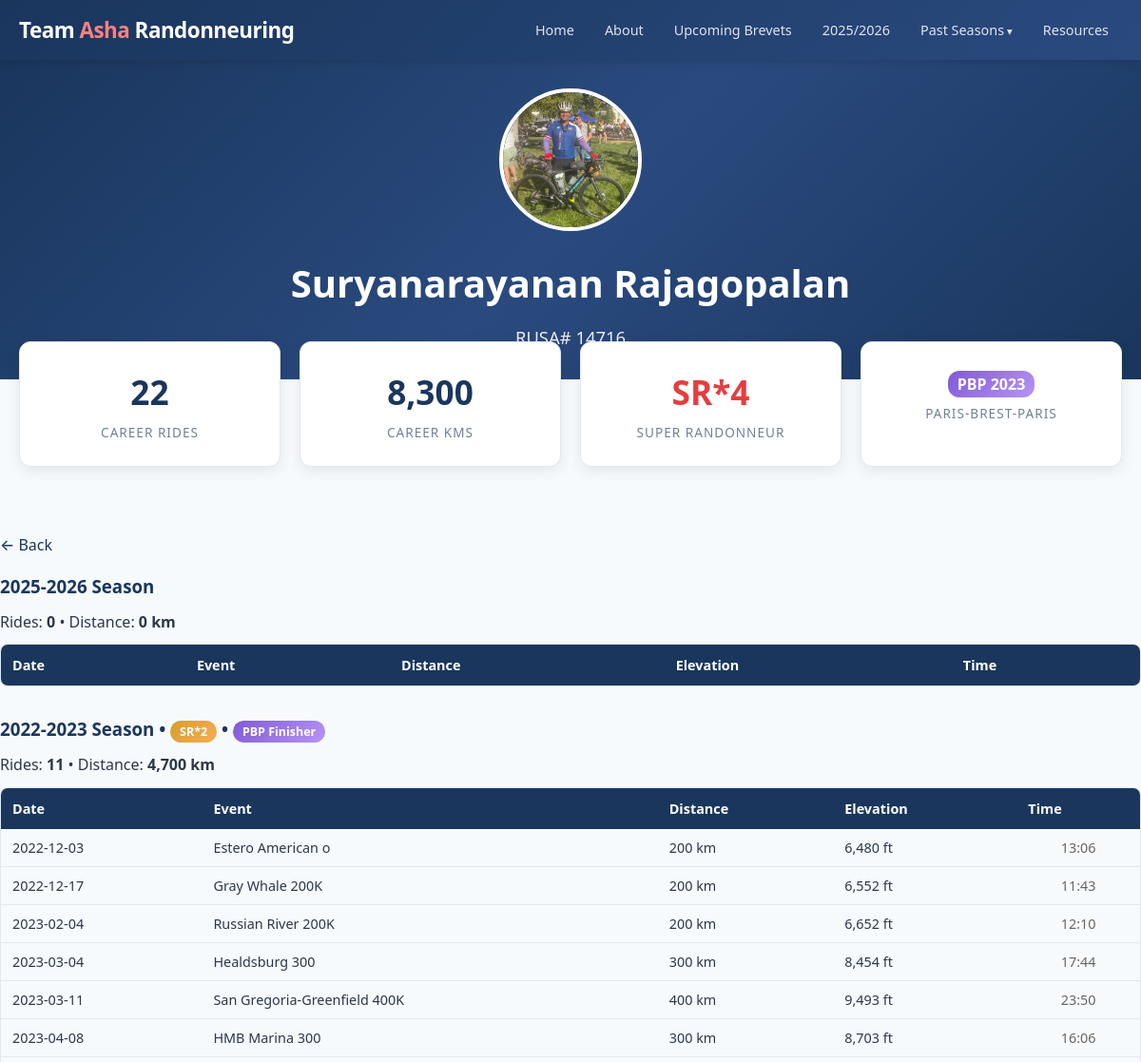
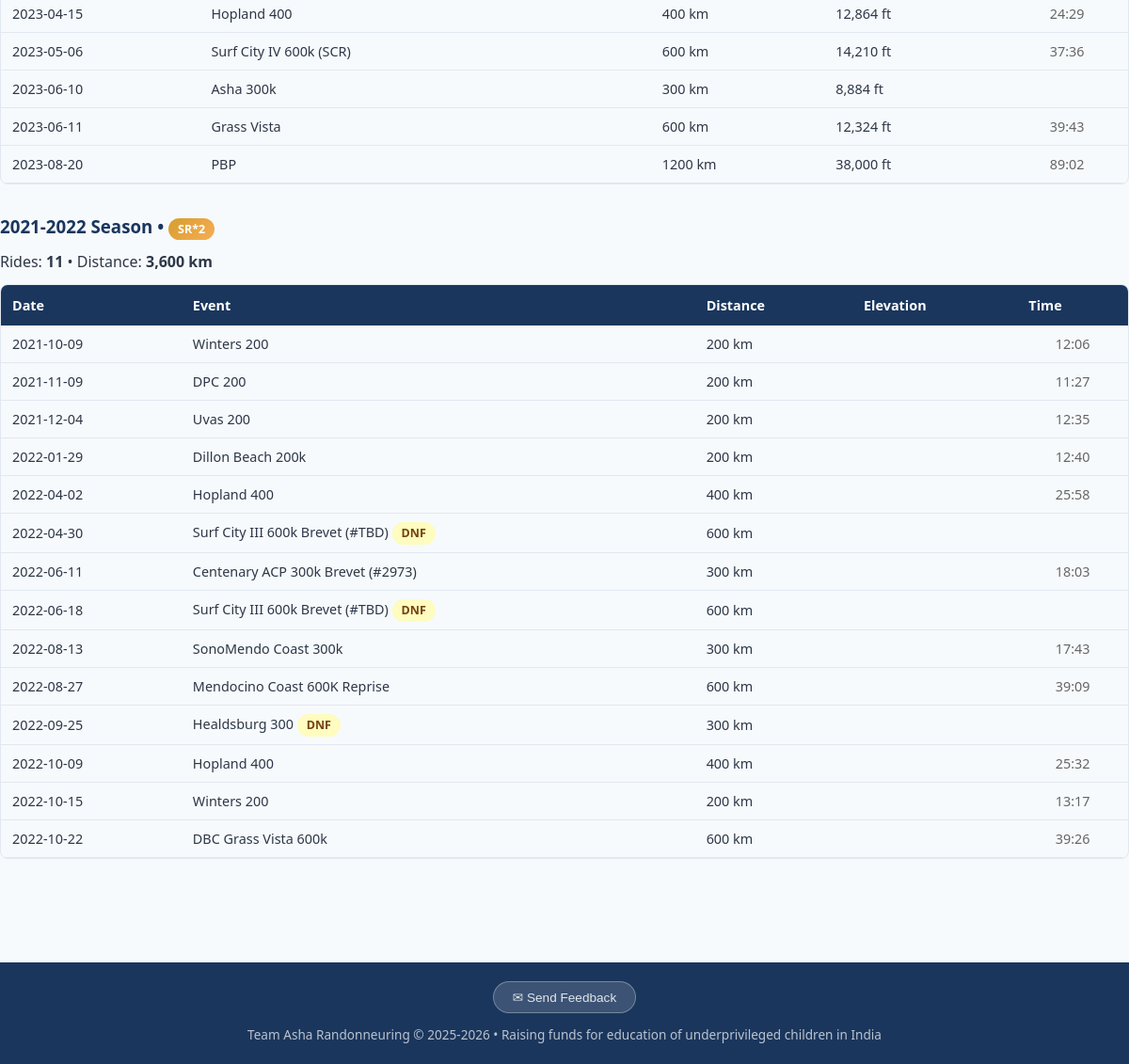
Page /rider/14716 on the committed database (2 pictures, top to bottom).
### tables this page shows
CREATE TABLE season (
        id INTEGER PRIMARY KEY AUTOINCREMENT,
        name TEXT UNIQUE NOT NULL,
        start_date DATE,
        end_date DATE,
        is_current BOOLEAN DEFAULT 0
    );

CREATE TABLE rider_profile (
        rider_id INTEGER PRIMARY KEY REFERENCES rider(id),
        photo_filename TEXT,
        bio TEXT,
        pbp_2023_registered BOOLEAN DEFAULT 0,
        pbp_2023_status TEXT  -- 'Yes', 'DNF', 'DNS', or NULL
    );

CREATE TABLE rider (
        id INTEGER PRIMARY KEY AUTOINCREMENT,
        rusa_id INTEGER UNIQUE NOT NULL,
        first_name TEXT NOT NULL,
        last_name TEXT NOT NULL
    );

CREATE TABLE rider_ride (
        id INTEGER PRIMARY KEY AUTOINCREMENT,
        rider_id INTEGER NOT NULL REFERENCES rider(id),
        ride_id INTEGER NOT NULL REFERENCES ride(id),
        status TEXT NOT NULL DEFAULT '',  -- 'Yes', 'No', 'DNF', 'DNS', 'OTL', 'Maybe', ''
        finish_time TEXT,  -- e.g. '11:11', '38:38'
        UNIQUE(rider_id, ride_id)
    );

CREATE TABLE ride (
        id INTEGER PRIMARY KEY AUTOINCREMENT,
        season_id INTEGER NOT NULL REFERENCES season(id),
        club_id INTEGER REFERENCES club(id),
        name TEXT NOT NULL,
        ride_type TEXT,  -- 'ACP brevet', 'RUSA populaire', 'ACP flèche', 'permanent'
        date DATE NOT NULL,
        distance_km INTEGER NOT NULL,
        elevation_ft INTEGER,
        distance_miles REAL,
        ft_per_mile REAL,
        rwgps_url TEXT,
        rusa_event_id TEXT,
        is_team_ride BOOLEAN DEFAULT 1
    );

### routes/riders.py (the view)
@riders_bp.route('/rider/<int:rusa_id>')
def rider_profile(rusa_id):
    rider = get_rider_by_rusa(rusa_id)
    if not rider:
        abort(404)
    seasons = get_all_seasons()
    current = get_current_season()
    season_data = []
    career_rides = 0
    career_kms = 0
    for s in seasons:
        participation = get_rider_participation(rider['id'], s['id'])
        stats = get_rider_season_stats(rider['id'], s['id'])
        is_cur = current and current['id'] == s['id']
        sr_n = detect_sr_for_rider_season(rider['id'], s['id'], date_filter=is_cur)
        if participation:
            season_data.append({
                'season': s,
                'participation': participation,
                'rides': stats['rides'],
                'kms': stats['kms'],
                'sr_count': sr_n,
                'is_current': is_cur,
            })
            career_rides += stats['rides']
            career_kms += stats['kms']
    total_srs = get_rider_total_srs(rider['id'])
    return render_template('rider_profile.html',
                           rider=rider,
                           season_data=season_data,
                           career_rides=career_rides,
                           career_kms=career_kms,
                           total_srs=total_srs)

### app.py (called while the page is built)
def create_app():
    app = Flask(__name__)
    app.config.from_object(Config)
    db.init_app(app)
    from routes.main import main_bp
    from routes.riders import riders_bp
    from routes.signup import signup_bp
    from routes.admin import admin_bp
    app.register_blueprint(main_bp)
    app.register_blueprint(riders_bp)
    app.register_blueprint(signup_bp, url_prefix='/signup')
    app.register_blueprint(admin_bp, url_prefix='/admin')
    @app.template_filter('commafy')
    def commafy_filter(value):
        try:
            return f"{int(value):,}"
        except (ValueError, TypeError):
            return value
    @app.context_processor
    def inject_helpers():
        from models import get_all_seasons, get_current_season
        return dict(
            seasons=get_all_seasons(),
            current_season=get_current_season(),
        )
    return app

### db.py (called while the page is built)
def get_db():
    if 'db' not in g:
        g.db = sqlite3.connect(current_app.config['DB_PATH'])
        g.db.row_factory = sqlite3.Row
        g.db.execute("PRAGMA foreign_keys = ON")
    return g.db

### models.py (called while the page is built)
def get_all_seasons():
    return get_db().execute("SELECT * FROM season ORDER BY start_date DESC").fetchall()

def get_current_season():
    return get_db().execute("SELECT * FROM season WHERE is_current = 1").fetchone()

def get_rider_by_rusa(rusa_id):
    return get_db().execute("""
        SELECT r.*, rp.photo_filename, rp.bio, rp.pbp_2023_registered, rp.pbp_2023_status
        FROM rider r LEFT JOIN rider_profile rp ON r.id = rp.rider_id
        WHERE r.rusa_id = ?
    """, (rusa_id,)).fetchone()

def get_rider_participation(rider_id, season_id):
    return get_db().execute("""
        SELECT rr.status, rr.finish_time, ri.name as ride_name, ri.date, ri.distance_km,
               ri.elevation_ft, ri.ft_per_mile, ri.rwgps_url, c.code as club_code
        FROM rider_ride rr
        JOIN ride ri ON rr.ride_id = ri.id
        LEFT JOIN club c ON ri.club_id = c.id
        WHERE rr.rider_id = ? AND ri.season_id = ?
        ORDER BY ri.date
    """, (rider_id, season_id)).fetchall()

def get_rider_season_stats(rider_id, season_id):
    row = get_db().execute("""
        SELECT COUNT(*) as rides, COALESCE(SUM(ri.distance_km), 0) as kms
        FROM rider_ride rr
        JOIN ride ri ON rr.ride_id = ri.id
        WHERE rr.rider_id = ? AND ri.season_id = ? AND LOWER(rr.status) = 'yes'
    """, (rider_id, season_id)).fetchone()
    return dict(row) if row else {'rides': 0, 'kms': 0}

### templates/rider_profile.html (shortened to what this page needs)
{% extends "base.html" %}
{% block content %}
<div class="hero" style="padding:30px 20px;">
{% if rider.photo_filename %}
<img src="{{ url_for('static', filename='riders/' + rider.photo_filename) }}" alt="{{ rider.first_name }} {{ rider.last_name }}" style="width:150px;height:150px;border-radius:50%;object-fit:cover;border:4px solid white;margin-bottom:15px;">
{% endif %}
<h1>{{ rider.first_name }} {{ rider.last_name }}</h1>
<p>RUSA# {{ rider.rusa_id }}</p>
</div>
<div class="stats-row">
<div class="stat-card"><div class="number">{{ career_rides }}</div><div class="label">Career Rides</div></div>
<div class="stat-card"><div class="number">{{ career_kms|commafy }}</div><div class="label">Career KMs</div></div>
{% if total_srs > 0 %}
<div class="stat-card"><div class="number" style="color:var(--accent);">{% if total_srs > 1 %}SR*{{ total_srs }}{% else %}SR{% endif %}</div><div class="label">Super Randonneur</div></div>
{% endif %}
{% if rider.pbp_2023_status == 'Yes' %}
<div class="stat-card"><div class="number" style="font-size:1.4rem;"><span class="pbp-badge" style="font-size:1rem;">PBP 2023</span></div><div class="label">Paris-Brest-Paris</div></div>
{% endif %}
</div>
<div class="container section">
<a href="javascript:history.back()" class="back-link">&larr; Back</a>
{% for sd in season_data %}
<div class="season-block">
<h3>{{ sd.season.name }} Season
{% if sd.sr_count > 0 %} &bull; <span class="sr-badge">{% if sd.sr_count > 1 %}SR*{{ sd.sr_count }}{% else %}SR{% endif %}</span>{% endif %}
{% if sd.season.name == '2022-2023' and rider.pbp_2023_status == 'Yes' %} &bull; <span class="pbp-badge">PBP Finisher</span>{% endif %}
</h3>
<p>Rides: <strong>{{ sd.rides }}</strong> &bull; Distance: <strong>{{ sd.kms|commafy }} km</strong></p>
<div class="table-wrap" style="margin-top:10px;">
<table>
<thead><tr><th>Date</th><th>Event</th><th>Distance</th><th>Elevation</th><th>Time</th></tr></thead>
<tbody>
{% for p in sd.participation %}
{% if p.status|lower == 'yes' or p.status|lower == 'dnf' %}
<tr>
<td>{{ p.date }}</td>
<td>{{ p.ride_name }}
{% if p.status|lower == 'dnf' %} <span class="badge badge-dnf">DNF</span>{% endif %}
</td>
<td>{{ p.distance_km }} km</td>
<td>{% if p.elevation_ft %}{{ "{:,}".format(p.elevation_ft) }} ft{% endif %}</td>
<td style="text-align:center;color:#666;">{{ p.finish_time or '' }}</td>
</tr>
{% endif %}
{% endfor %}
</tbody>
</table>
</div>
</div>
{% endfor %}
</div>
{% endblock %}

### templates/base.html (shortened to what this page needs)
<!DOCTYPE html>
<html lang="en">
<head>
<link rel="stylesheet" href="{{ url_for('static', filename='style.css') }}">
</head>
<body>
<header>
<div class="header-inner">
<div class="logo"><a href="{{ url_for('main.index') }}">Team <span>Asha</span> Randonneuring</a></div>
<nav>
    <a href="{{ url_for('main.index') }}" {% if request.endpoint == 'main.index' %}class="active"{% endif %}>Home</a>
    <a href="{{ url_for('main.about') }}" {% if request.endpoint == 'main.about' %}class="active"{% endif %}>About</a>
    {% if current_season %}
    <a href="{{ url_for('riders.upcoming_brevets', season_name=current_season.name) }}" {% if request.endpoint == 'riders.upcoming_brevets' %}class="active"{% endif %}>Upcoming Brevets</a>
    {% endif %}
    {% for s in seasons %}
    {% if s.is_current %}
    {% set is_active = request.view_args.get('season_name') == s.name and request.endpoint == 'riders.season_riders' %}
    <a href="{{ url_for('riders.season_riders', season_name=s.name) }}" {% if is_active %}class="active"{% endif %}>{{ s.name[:4] }}/{{ s.name[5:] }}</a>
    {% endif %}
    {% endfor %}
    <div class="nav-dropdown">
        <a>Past Seasons</a>
    </div>
    <a href="{{ url_for('main.resources') }}" {% if request.endpoint == 'main.resources' %}class="active"{% endif %}>Resources</a>
</nav>
</div>
</header>
{% block content %}{% endblock %}
<footer>
<div class="container">
<div style="margin-bottom:12px;">
<button class="feedback-btn" onclick="document.getElementById('feedback-modal').style.display='flex'">&#x2709; Send Feedback</button>
</div>
Team Asha Randonneuring &copy; 2025-2026 &bull; Raising funds for education of underprivileged children in India
</div>
</footer>
</body>
</html>

### static/style.css (style rules this page uses)
:root { --primary: #1a365d; --accent: #e53e3e; --accent-light: #fc8181; --bg: #f7fafc; --card-bg: #ffffff; --text: #2d3748; --text-light: #718096; --border: #e2e8f0; --success: #38a169; --warning: #d69e2e; --danger: #e53e3e; }
* { margin: 0; padding: 0; box-sizing: border-box; }
body { font-family: 'Segoe UI', system-ui, -apple-system, sans-serif; background: var(--bg); color: var(--text); line-height: 1.6; }
.container { max-width: 1200px; margin: 0 auto; padding: 0 20px; }
header { background: linear-gradient(135deg, var(--primary) 0%, #2a4a7f 100%); color: white; padding: 0; position: sticky; top: 0; z-index: 100; box-shadow: 0 2px 10px rgba(0,0,0,0.15); }
.header-inner { display: flex; align-items: center; justify-content: space-between; padding: 12px 20px; max-width: 1200px; margin: 0 auto; }
.logo { font-size: 1.4rem; font-weight: 700; letter-spacing: -0.5px; }
.logo span { color: var(--accent-light); }
.logo a { color: inherit; text-decoration: none; }
nav { display: flex; gap: 4px; flex-wrap: wrap; }
nav a { color: rgba(255,255,255,0.85); text-decoration: none; padding: 8px 14px; border-radius: 6px; font-size: 0.9rem; font-weight: 500; transition: all 0.2s; }
.hero { background: linear-gradient(135deg, var(--primary) 0%, #2a4a7f 50%, #1a365d 100%); color: white; padding: 60px 20px; text-align: center; }
.hero h1 { font-size: 2.5rem; margin-bottom: 10px; font-weight: 800; }
.hero p { font-size: 1.15rem; opacity: 0.9; max-width: 700px; margin: 0 auto; }
.stats-row { display: grid; grid-template-columns: repeat(auto-fit, minmax(180px, 1fr)); gap: 20px; margin: -40px auto 30px; padding: 0 20px; max-width: 1200px; position: relative; z-index: 10; }
.stat-card { background: var(--card-bg); border-radius: 12px; padding: 24px; text-align: center; box-shadow: 0 4px 15px rgba(0,0,0,0.08); border: 1px solid var(--border); }
.stat-card .number { font-size: 2.2rem; font-weight: 800; color: var(--primary); }
.stat-card .label { font-size: 0.85rem; color: var(--text-light); text-transform: uppercase; letter-spacing: 1px; margin-top: 4px; }
.section { padding: 40px 0; }
table { width: 100%; border-collapse: collapse; font-size: 0.9rem; }
th { background: var(--primary); color: white; padding: 10px 12px; text-align: left; font-weight: 600; white-space: nowrap; position: sticky; top: 0; }
td { padding: 8px 12px; border-bottom: 1px solid var(--border); }
.badge { display: inline-block; padding: 2px 10px; border-radius: 12px; font-size: 0.78rem; font-weight: 600; }
.badge-dnf { background: #fefcbf; color: #744210; }
.table-wrap { overflow-x: auto; border-radius: 8px; border: 1px solid var(--border); }
.table-wrap table { margin: 0; }
.sr-badge { background: linear-gradient(135deg, #d69e2e, #f6ad55); color: white; padding: 3px 10px; border-radius: 12px; font-size: 0.78rem; font-weight: 700; }
.pbp-badge { background: linear-gradient(135deg, #805ad5, #b794f4); color: white; padding: 3px 10px; border-radius: 12px; font-size: 0.78rem; font-weight: 700; }
footer { background: var(--primary); color: rgba(255,255,255,0.7); text-align: center; padding: 20px; margin-top: 40px; font-size: 0.85rem; }
.back-link { display: inline-block; margin-bottom: 15px; color: var(--primary); text-decoration: none; font-weight: 500; }
.season-block { margin-bottom: 30px; }
.season-block h3 { color: var(--primary); margin-bottom: 10px; }
.nav-dropdown { position: relative; display: inline-block; }
.nav-dropdown > a { color: rgba(255,255,255,0.85); text-decoration: none; padding: 8px 14px; border-radius: 6px; font-size: 0.9rem; font-weight: 500; transition: all 0.2s; display: inline-block; cursor: pointer; }
.nav-dropdown > a::after { content: ' ▾'; font-size: 0.8em; }
.nav-dropdown::after { content: ''; position: absolute; top: 100%; left: 0; width: 100%; height: 10px; }
.feedback-btn { display: inline-block; padding: 8px 20px; background: rgba(255,255,255,0.15); color: rgba(255,255,255,0.85); border: 1px solid rgba(255,255,255,0.3); border-radius: 20px; font-size: 0.85rem; font-weight: 500; cursor: pointer; transition: all 0.2s; }

### rows in the picture
season: name "2025", name "2026", season.name "2025-2026"
rider_profile: photo_filename (picture)
rider: first_name "Suryanarayanan", last_name "Rajagopalan", rusa_id "14716"
season: season.name "2022-2023"
rider_ride: date "2022-12-03", ride_name "Estero American o", distance_km "200", finish_time "13:06"
ride: elevation_ft "6,480"
rider_ride: date "2022-12-17", ride_name "Gray Whale 200K", distance_km "200", finish_time "11:43"
ride: elevation_ft "6,552"
rider_ride: date "2023-02-04", ride_name "Russian River 200K", distance_km "200", finish_time "12:10"
ride: elevation_ft "6,652"
rider_ride: date "2023-03-04", ride_name "Healdsburg 300", distance_km "300", finish_time "17:44"
ride: elevation_ft "8,454"
rider_ride: date "2023-03-11", ride_name "San Gregoria-Greenfield 400K", distance_km "400", finish_time "23:50"
ride: elevation_ft "9,493"
rider_ride: date "2023-04-08", ride_name "HMB Marina 300", distance_km "300", finish_time "16:06"
ride: elevation_ft "8,703"
rider_ride: date "2023-04-15", ride_name "Hopland 400", distance_km "400", finish_time "24:29"
ride: elevation_ft "12,864"
rider_ride: date "2023-05-06", ride_name "Surf City IV 600k (SCR)", distance_km "600", finish_time "37:36"
ride: elevation_ft "14,210"
rider_ride: date "2023-06-10", ride_name "Asha 300k", distance_km "300"
ride: elevation_ft "8,884"
rider_ride: date "2023-06-11", ride_name "Grass Vista", distance_km "600", finish_time "39:43"
ride: elevation_ft "12,324"
rider_ride: date "2023-08-20", ride_name "PBP", distance_km "1200", finish_time "89:02"
ride: elevation_ft "38,000"
season: season.name "2021-2022"
rider_ride: date "2021-10-09", ride_name "Winters 200", distance_km "200", finish_time "12:06"
rider_ride: date "2021-11-09", ride_name "DPC 200", distance_km "200", finish_time "11:27"
rider_ride: date "2021-12-04", ride_name "Uvas 200", distance_km "200", finish_time "12:35"
rider_ride: date "2022-01-29", ride_name "Dillon Beach 200k", distance_km "200", finish_time "12:40"
rider_ride: date "2022-04-02", ride_name "Hopland 400", distance_km "400", finish_time "25:58"
rider_ride: date "2022-04-30", ride_name "Surf City III 600k Brevet (#TBD)", status "DNF", distance_km "600"
rider_ride: date "2022-06-11", ride_name "Centenary ACP 300k Brevet (#2973)", distance_km "300", finish_time "18:03"
rider_ride: date "2022-06-18", ride_name "Surf City III 600k Brevet (#TBD)", status "DNF", distance_km "600"
rider_ride: date "2022-08-13", ride_name "SonoMendo Coast 300k", distance_km "300", finish_time "17:43"
rider_ride: date "2022-08-27", ride_name "Mendocino Coast 600K Reprise", distance_km "600", finish_time "39:09"
rider_ride: date "2022-09-25", ride_name "Healdsburg 300", status "DNF", distance_km "300"
rider_ride: date "2022-10-09", ride_name "Hopland 400", distance_km "400", finish_time "25:32"
rider_ride: date "2022-10-15", ride_name "Winters 200", distance_km "200", finish_time "13:17"
rider_ride: date "2022-10-22", ride_name "DBC Grass Vista 600k", distance_km "600", finish_time "39:26"

### other values in the picture
{{ career_rides }} "22"
{{ career_kms|commafy }} "8,300"
{{ total_srs }} "4"
{{ sd.rides }} "0" "11" "11"
{{ sd.kms|commafy }} "0" "4,700" "3,600"
{{ sd.sr_count }} "2" "2"
